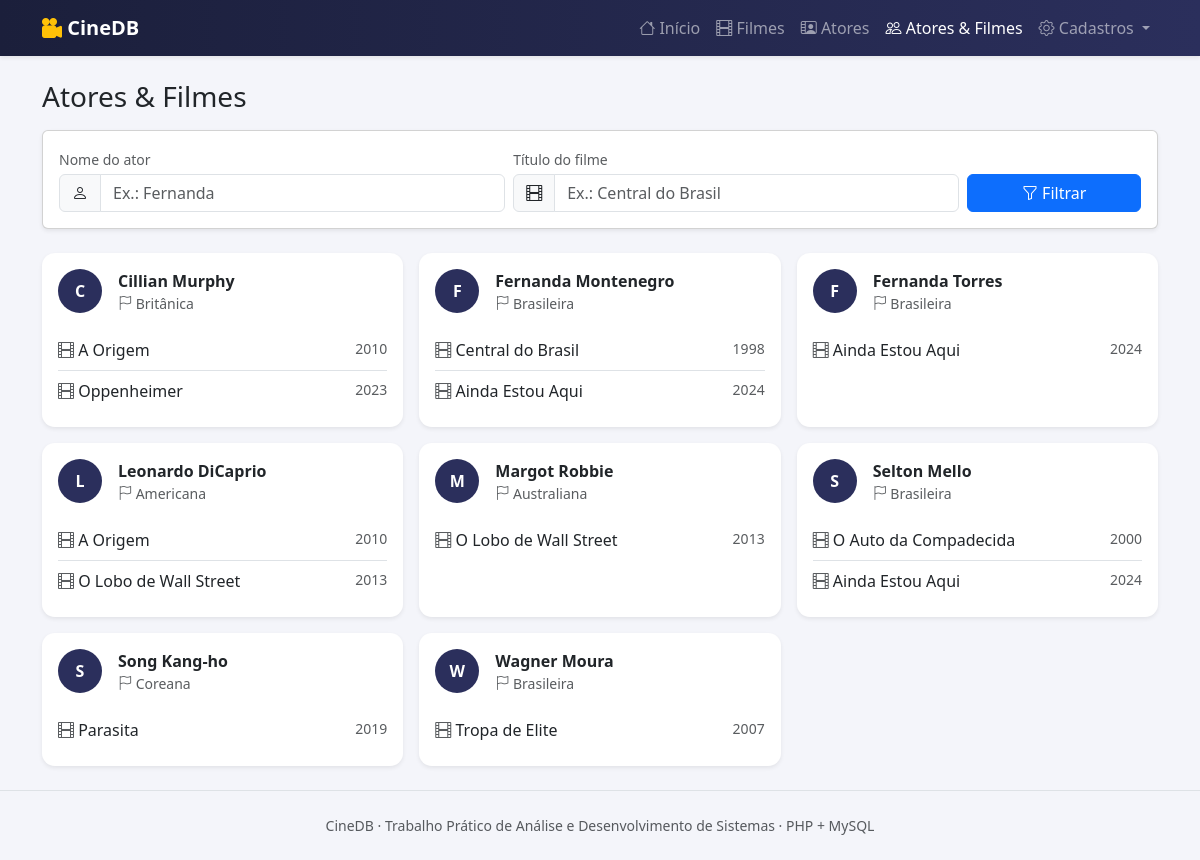
Page /elenco.php on the committed database.
### tables this page shows
CREATE TABLE ator (
    id               INT UNSIGNED NOT NULL AUTO_INCREMENT,
    nome             VARCHAR(60)  NOT NULL,
    sobrenome        VARCHAR(80)  NOT NULL,
    data_nascimento  DATE         NOT NULL,
    sexo             ENUM('M','F','O') NOT NULL,
    nacionalidade_id INT UNSIGNED NOT NULL,
    PRIMARY KEY (id),
    KEY idx_ator_nome (nome, sobrenome),
    CONSTRAINT fk_ator_nacionalidade
        FOREIGN KEY (nacionalidade_id) REFERENCES nacionalidade (id)
        ON UPDATE CASCADE ON DELETE RESTRICT
);

CREATE TABLE filme (
    id                  INT UNSIGNED NOT NULL AUTO_INCREMENT,
    titulo              VARCHAR(150) NOT NULL,
    descricao           TEXT         NOT NULL,
    ano_lancamento      SMALLINT UNSIGNED NOT NULL,
    classificacao       ENUM('L','10','12','14','16','18') NOT NULL,
    categoria_id        INT UNSIGNED NOT NULL,
    idioma_id           INT UNSIGNED NOT NULL,
    nacionalidade_id    INT UNSIGNED NULL,
    PRIMARY KEY (id),
    KEY idx_filme_titulo (titulo),
    CONSTRAINT fk_filme_categoria
        FOREIGN KEY (categoria_id) REFERENCES categoria (id)
        ON UPDATE CASCADE ON DELETE RESTRICT,
    CONSTRAINT fk_filme_idioma
        FOREIGN KEY (idioma_id) REFERENCES idioma (id)
        ON UPDATE CASCADE ON DELETE RESTRICT,
    CONSTRAINT fk_filme_nacionalidade
        FOREIGN KEY (nacionalidade_id) REFERENCES nacionalidade (id)
        ON UPDATE CASCADE ON DELETE SET NULL
);

CREATE TABLE nacionalidade (
    id   INT UNSIGNED NOT NULL AUTO_INCREMENT,
    nome VARCHAR(60)  NOT NULL,
    PRIMARY KEY (id),
    UNIQUE KEY uk_nacionalidade_nome (nome)
);

### elenco.php (called while the page is built, shortened)
<?php
$filtroAtor = trim($_GET['ator'] ?? '');
$filtroFilme = trim($_GET['filme'] ?? '');
$atores = Ator::comFilmes($filtroAtor, $filtroFilme);
require __DIR__ . '/views/layout/header.php';
require __DIR__ . '/views/elenco.php';
require __DIR__ . '/views/layout/footer.php';

### app/helpers.php (called while the page is built, shortened)
<?php
function e($valor): string
{
    return htmlspecialchars((string) $valor, ENT_QUOTES, 'UTF-8');
}

### config/config.php (called while the page is built)
<?php
return [
    'db_host'    => 'localhost',
    'db_usuario' => 'root',
    'db_senha'   => '',
    'db_nome'    => 'cinedb',
    'db_porta'   => 3306,
];

### app/Database.php (called while the page is built, shortened)
<?php
class Database
{
    private static ?mysqli $conexao = null;
    public static function conexao(): mysqli
    {
        if (self::$conexao === null) {
            $cfg = require __DIR__ . '/../config/config.php';
            self::$conexao = new mysqli(
                $cfg['db_host'],
                $cfg['db_usuario'],
                $cfg['db_senha'],
                $cfg['db_nome'],
                $cfg['db_porta']
            );
            self::$conexao->set_charset('utf8mb4');
        }
        return self::$conexao;
    }
}

### app/models/Ator.php (called while the page is built, shortened)
<?php
class Ator
{
    public static function comFilmes(string $nomeAtor = '', string $tituloFilme = ''): array
    {
        $sql = "SELECT a.id AS ator_id, CONCAT(a.nome, ' ', a.sobrenome) AS ator,
                       n.nome AS nacionalidade,
                       f.id AS filme_id, f.titulo, f.ano_lancamento
                FROM ator a
                INNER JOIN nacionalidade n ON n.id = a.nacionalidade_id
                LEFT JOIN filme_ator fa ON fa.ator_id = a.id
                LEFT JOIN filme f ON f.id = fa.filme_id
                WHERE CONCAT(a.nome, ' ', a.sobrenome) LIKE ?";
        $tipos = 's';
        $params = ['%' . $nomeAtor . '%'];
        $sql .= " ORDER BY a.nome, a.sobrenome, f.ano_lancamento";
        $stmt = Database::conexao()->prepare($sql);
        $stmt->bind_param($tipos, ...$params);
        $stmt->execute();
        $linhas = $stmt->get_result()->fetch_all(MYSQLI_ASSOC);
        $atores = [];
        foreach ($linhas as $l) {
            $id = $l['ator_id'];
            if (!isset($atores[$id])) {
                $atores[$id] = [
                    'id' => $id,
                    'nome' => $l['ator'],
                    'nacionalidade' => $l['nacionalidade'],
                    'filmes' => [],
                ];
            }
            if ($l['filme_id'] !== null) {
                $atores[$id]['filmes'][] = [
                    'id' => $l['filme_id'],
                    'titulo' => $l['titulo'],
                    'ano' => $l['ano_lancamento'],
                ];
            }
        }
        return array_values($atores);
    }
}

### views/elenco.php (the view, shortened to what this page needs)
<?php
$destacar = function (string $texto, string $termo): string {
    $seguro = e($texto);
    if ($termo === '') {
        return $seguro;
    }
    return preg_replace('/(' . preg_quote(e($termo), '/') . ')/iu', '<mark>$1</mark>', $seguro);
};
?>
<h1 class="h3 mb-3">Atores & Filmes</h1>
<div class="card shadow-sm mb-4">
    <div class="card-body">
        <form method="get" class="row g-2 align-items-end">
            <div class="col-md-5">
                <label for="ator" class="form-label small text-muted mb-1">Nome do ator</label>
                <div class="input-group">
                    <span class="input-group-text"><i class="bi bi-person"></i></span>
                    <input type="search" id="ator" name="ator" class="form-control" placeholder="Ex.: Fernanda" value="<?= e($filtroAtor) ?>">
                </div>
            </div>
            <div class="col-md-5">
                <label for="filme" class="form-label small text-muted mb-1">Título do filme</label>
                <div class="input-group">
                    <span class="input-group-text"><i class="bi bi-film"></i></span>
                    <input type="search" id="filme" name="filme" class="form-control" placeholder="Ex.: Central do Brasil" value="<?= e($filtroFilme) ?>">
                </div>
            </div>
            <div class="col-md-2 d-grid gap-1">
                <button class="btn btn-primary"><i class="bi bi-funnel"></i> Filtrar</button>
            </div>
        </form>
    </div>
</div>
<div class="row g-3">
    <?php foreach ($atores as $a): ?>
        <div class="col-md-6 col-lg-4">
            <div class="card card-ator shadow-sm h-100">
                <div class="card-body">
                    <div class="d-flex align-items-center gap-3 mb-3">
                        <div class="avatar"><?= e(mb_strtoupper(mb_substr($a['nome'], 0, 1))) ?></div>
                        <div>
                            <div class="fw-semibold"><?= $destacar($a['nome'], $filtroAtor) ?></div>
                            <div class="small text-muted"><i class="bi bi-flag"></i> <?= e($a['nacionalidade']) ?></div>
                        </div>
                    </div>
                    <?php if ($a['filmes']): ?>
                        <ul class="list-group list-group-flush">
                            <?php foreach ($a['filmes'] as $f): ?>
                                <li class="list-group-item px-0 d-flex justify-content-between">
                                    <span><i class="bi bi-film text-muted"></i> <?= $destacar($f['titulo'], $filtroFilme) ?></span>
                                    <span class="text-muted small"><?= e($f['ano']) ?></span>
                                </li>
                            <?php endforeach; ?>
                        </ul>
                    <?php else: ?>
                        <p class="text-muted small mb-0">Nenhum filme vinculado.</p>
                    <?php endif; ?>
                </div>
            </div>
        </div>
    <?php endforeach; ?>
</div>

### assets/css/style.css (style rules this page uses)
:root { --cine: #1b1f3b; --cine-2: #2b2f5c; }
body { background: #f4f5fa; min-height: 100vh; display: flex; flex-direction: column; }
.card-ator { border: 0; border-radius: .8rem; }
.card-ator .avatar { width: 44px; height: 44px; border-radius: 50%; background: var(--cine-2); color: #fff; display: flex; align-items: center; justify-content: center; font-weight: 700; }

### rows in the picture
ator: filme.titulo "Oppenheimer", filme.ano_lancamento "2023"
ator: filme.titulo "Central do Brasil", filme.ano_lancamento "1998"
ator: nome "F", nome "Fernanda Torres", nacionalidade.nome "Brasileira", titulo "Ainda Estou Aqui", ano "2024"
ator: nome "M", nome "Margot Robbie", nacionalidade.nome "Australiana", titulo "O Lobo de Wall Street", ano "2013"
ator: filme.titulo "O Auto da Compadecida", filme.ano_lancamento "2000"
ator: nome "S", nome "Song Kang-ho", nacionalidade.nome "Coreana", filme.titulo "Parasita", filme.ano_lancamento "2019"
ator: nome "W", nome "Wagner Moura", nacionalidade.nome "Brasileira", filme.titulo "Tropa de Elite", filme.ano_lancamento "2007"

### other values in the picture
$rotulo "Início"
$rotulo "Filmes"
$rotulo "Atores"
$rotulo "Atores & Filmes"
mb_strtoupper(mb_substr($a['nome'], 0, 1)) "C"
$destacar($a['nome'], $filtroAtor) "Cillian Murphy"
$a['nacionalidade'] "Britânica"
$destacar($f['titulo'], $filtroFilme) "A Origem"
$f['ano'] "2010"
mb_strtoupper(mb_substr($a['nome'], 0, 1)) "F"
$destacar($a['nome'], $filtroAtor) "Fernanda Montenegro"
$a['nacionalidade'] "Brasileira"
$destacar($f['titulo'], $filtroFilme) "Ainda Estou Aqui"
$f['ano'] "2024"
mb_strtoupper(mb_substr($a['nome'], 0, 1)) "L"
